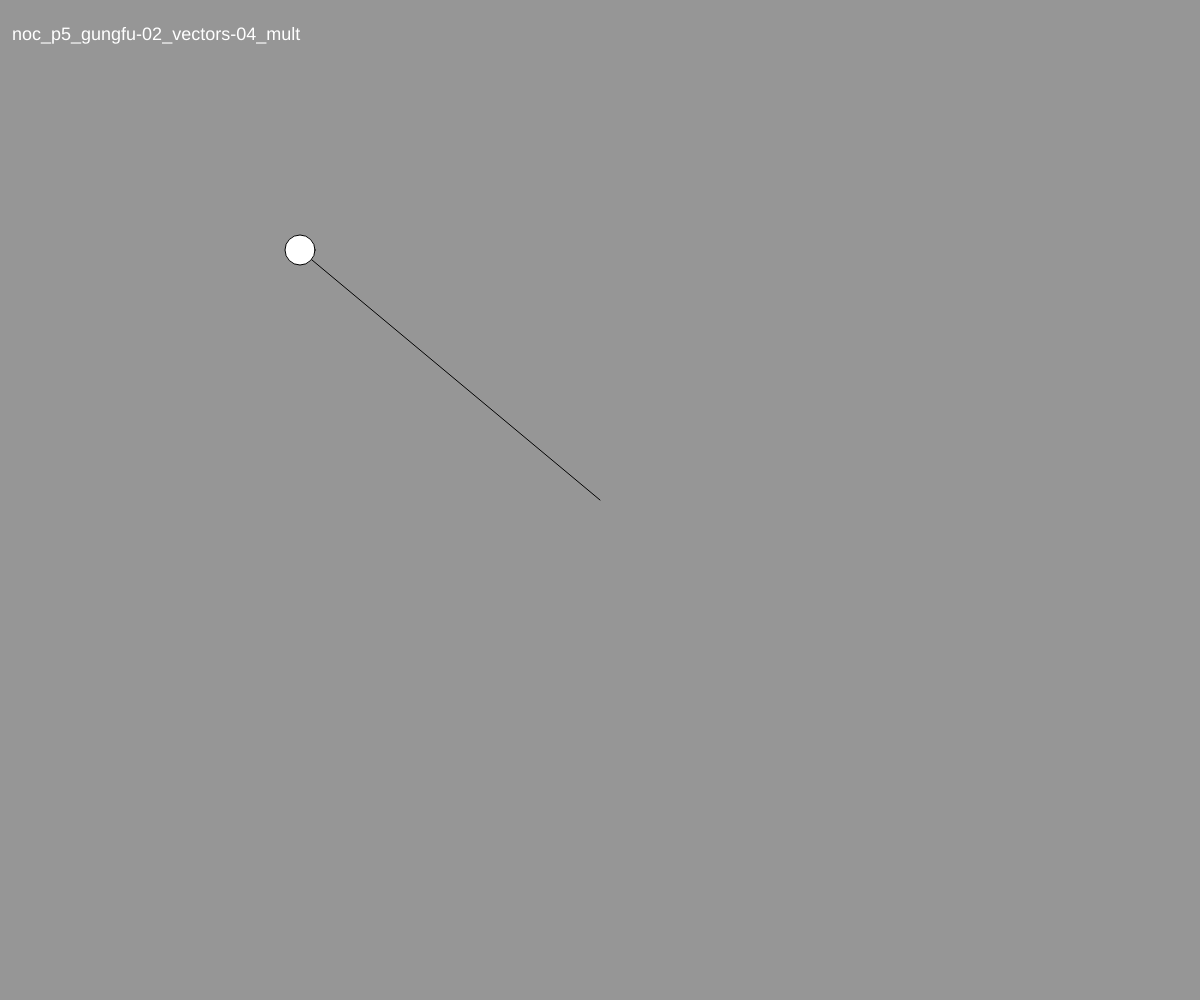
Frame 1 (no input)
Frame 60 (no input): identical to frame 1, image omitted
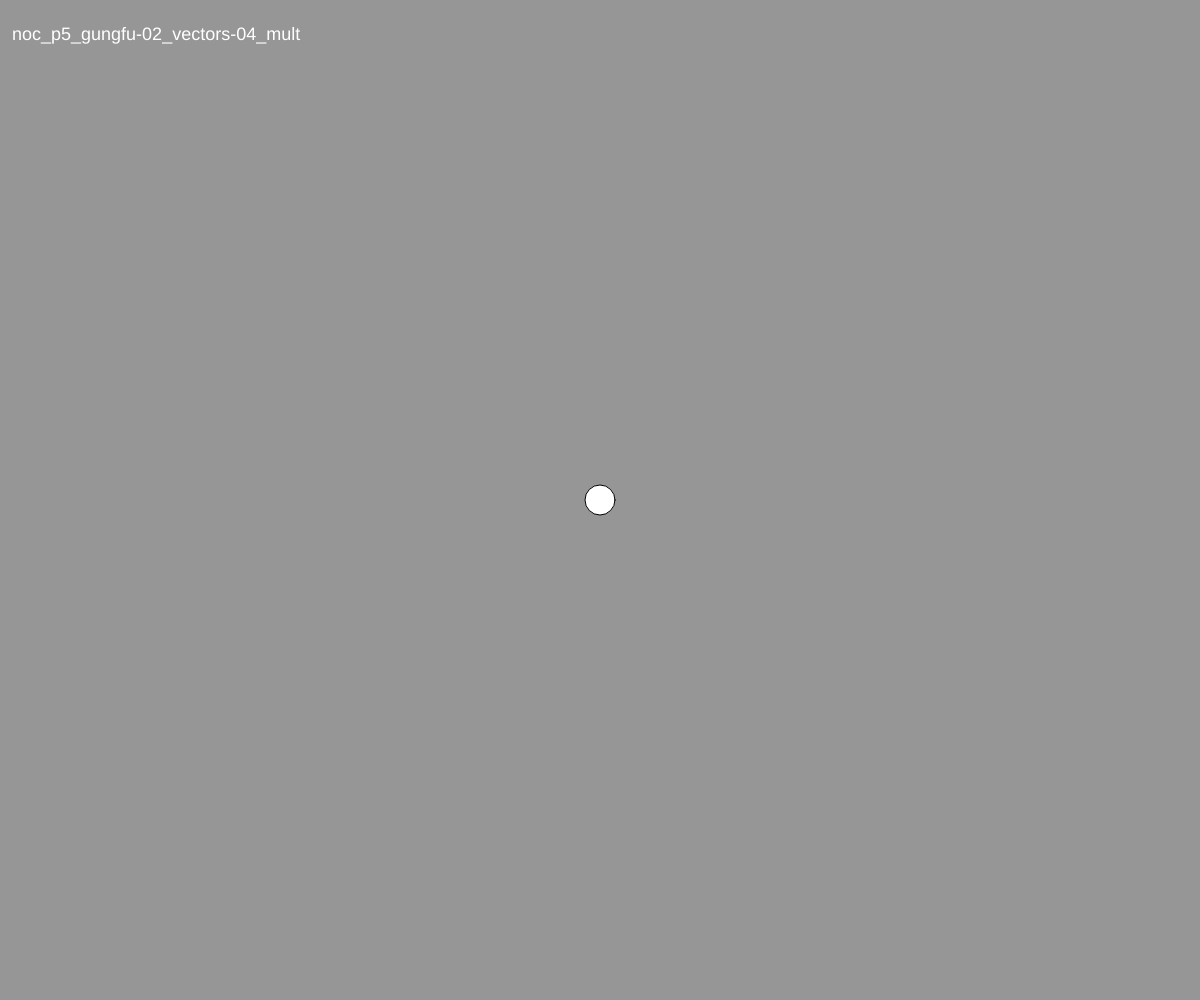
Frame 120 (the mouse pressed at the canvas centre since frame 60)

The p5.js sketch that drew these frames (run headless with seeded random() and noise() and a simulated clock; from frame 60 on, the mouse is pressed at the canvas centre):

// p5.js sketch
// ── sketch.js
var pageTitle = "noc_p5_gungfu-02_vectors-04_mult";

/**jstephens 2016_03 - from Nature of Code examples - shiffman**
TODO:
[ ] recreate the vector subtraction example
[ ] mult the resulting vector by a scalar with mult() function
*/
////////////
//SET GLOBALS
var INNER_WIDTH   = window.innerWidth;
var INNER_HEIGHT  = window.innerHeight;
var CANVAS;
var BGND_COLOR   = 150;
var DEFAULT_FILL = 255;



function setup(){
  runBasicSetup(); 

}


function draw(){
  displayPageTitle();
  var mouse = createVector(mouseX, mouseY);
  var center = createVector((INNER_WIDTH/2), (INNER_HEIGHT/2));

  mouse.sub(center);

  mouse.mult(.5);

  translate(center.x, center.y)
  line(0,0, mouse.x, mouse.y);
  ellipse (mouse.x, mouse.y, 30,30);

}


function mousePressed(){

}





////////////////////////////////////////////////////
////SETUP and CONFIG
////////////////////////////////////////////////////
function runBasicSetup() {
  CANVAS = createCanvas(INNER_WIDTH, INNER_HEIGHT);
  CANVAS.position(0,0);
  smooth();
  displayPageTitle();
}

function displayPageTitle(){
  background(BGND_COLOR);      //clear CANVAS before draw
  //display pageTitle in CANVAS
  fill(DEFAULT_FILL);
  textSize(18);
  text(pageTitle, width*.01, 40);
}
////END CONFIG
////////////////////////////////////////////////////
